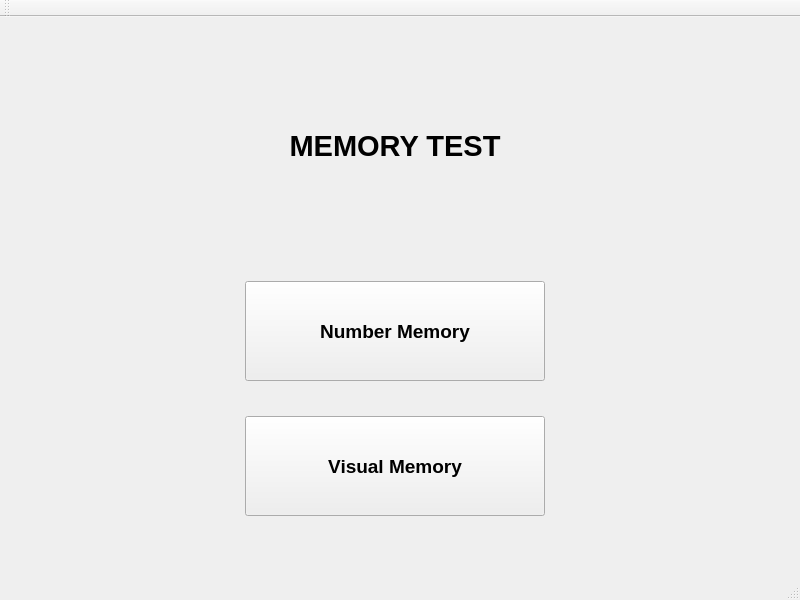
<?xml version="1.0" encoding="UTF-8"?>
<ui version="4.0">
 <class>MainWindow</class>
 <widget class="QMainWindow" name="MainWindow">
  <property name="geometry">
   <rect>
    <x>0</x>
    <y>0</y>
    <width>800</width>
    <height>600</height>
   </rect>
  </property>
  <property name="maximumSize">
   <size>
    <width>800</width>
    <height>600</height>
   </size>
  </property>
  <property name="windowTitle">
   <string>MainWindow</string>
  </property>
  <widget class="QWidget" name="centralwidget">
   <widget class="QWidget" name="gridLayoutWidget">
    <property name="geometry">
     <rect>
      <x>0</x>
      <y>0</y>
      <width>791</width>
      <height>531</height>
     </rect>
    </property>
    <layout class="QGridLayout" name="gridLayout">
     <item row="1" column="0">
      <widget class="QPushButton" name="button_NumberMem">
       <property name="maximumSize">
        <size>
         <width>300</width>
         <height>100</height>
        </size>
       </property>
       <property name="font">
        <font>
         <pointsize>14</pointsize>
         <bold>true</bold>
        </font>
       </property>
       <property name="text">
        <string>Number Memory</string>
       </property>
      </widget>
     </item>
     <item row="0" column="0">
      <widget class="QLabel" name="label">
       <property name="maximumSize">
        <size>
         <width>16777215</width>
         <height>200</height>
        </size>
       </property>
       <property name="font">
        <font>
         <pointsize>22</pointsize>
         <bold>true</bold>
        </font>
       </property>
       <property name="text">
        <string>MEMORY TEST</string>
       </property>
       <property name="textFormat">
        <enum>Qt::AutoText</enum>
       </property>
       <property name="alignment">
        <set>Qt::AlignCenter</set>
       </property>
      </widget>
     </item>
     <item row="2" column="0">
      <widget class="QPushButton" name="button_VisualMem">
       <property name="maximumSize">
        <size>
         <width>300</width>
         <height>100</height>
        </size>
       </property>
       <property name="font">
        <font>
         <pointsize>14</pointsize>
         <bold>true</bold>
        </font>
       </property>
       <property name="text">
        <string>Visual Memory</string>
       </property>
      </widget>
     </item>
    </layout>
   </widget>
  </widget>
  <widget class="QMenuBar" name="menubar">
   <property name="geometry">
    <rect>
     <x>0</x>
     <y>0</y>
     <width>800</width>
     <height>26</height>
    </rect>
   </property>
  </widget>
  <widget class="QStatusBar" name="statusbar"/>
  <widget class="QToolBar" name="toolBar">
   <property name="windowTitle">
    <string>toolBar</string>
   </property>
   <attribute name="toolBarArea">
    <enum>TopToolBarArea</enum>
   </attribute>
   <attribute name="toolBarBreak">
    <bool>false</bool>
   </attribute>
  </widget>
 </widget>
 <resources/>
 <connections/>
</ui>
